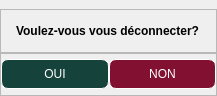
<?xml version="1.0" encoding="UTF-8"?>
<ui version="4.0">
 <class>Deconnexion</class>
 <widget class="QWidget" name="Deconnexion">
  <property name="geometry">
   <rect>
    <x>0</x>
    <y>0</y>
    <width>217</width>
    <height>96</height>
   </rect>
  </property>
  <property name="windowTitle">
   <string>Form</string>
  </property>
  <layout class="QVBoxLayout" name="verticalLayout">
   <property name="spacing">
    <number>0</number>
   </property>
   <property name="leftMargin">
    <number>0</number>
   </property>
   <property name="topMargin">
    <number>9</number>
   </property>
   <property name="rightMargin">
    <number>0</number>
   </property>
   <property name="bottomMargin">
    <number>0</number>
   </property>
   <item>
    <widget class="QFrame" name="frame_2">
     <property name="frameShape">
      <enum>QFrame::Shape::StyledPanel</enum>
     </property>
     <property name="frameShadow">
      <enum>QFrame::Shadow::Raised</enum>
     </property>
     <layout class="QHBoxLayout" name="horizontalLayout_2">
      <property name="spacing">
       <number>0</number>
      </property>
      <property name="leftMargin">
       <number>0</number>
      </property>
      <property name="topMargin">
       <number>0</number>
      </property>
      <property name="rightMargin">
       <number>0</number>
      </property>
      <property name="bottomMargin">
       <number>0</number>
      </property>
      <item>
       <spacer name="horizontalSpacer">
        <property name="orientation">
         <enum>Qt::Orientation::Horizontal</enum>
        </property>
        <property name="sizeHint" stdset="0">
         <size>
          <width>40</width>
          <height>20</height>
         </size>
        </property>
       </spacer>
      </item>
      <item>
       <widget class="QLabel" name="label">
        <property name="font">
         <font>
          <bold>true</bold>
         </font>
        </property>
        <property name="text">
         <string>Voulez-vous vous déconnecter?</string>
        </property>
       </widget>
      </item>
      <item>
       <spacer name="horizontalSpacer_2">
        <property name="orientation">
         <enum>Qt::Orientation::Horizontal</enum>
        </property>
        <property name="sizeHint" stdset="0">
         <size>
          <width>40</width>
          <height>20</height>
         </size>
        </property>
       </spacer>
      </item>
     </layout>
    </widget>
   </item>
   <item>
    <widget class="QFrame" name="frame">
     <property name="maximumSize">
      <size>
       <width>217</width>
       <height>43</height>
      </size>
     </property>
     <property name="frameShape">
      <enum>QFrame::Shape::StyledPanel</enum>
     </property>
     <property name="frameShadow">
      <enum>QFrame::Shadow::Raised</enum>
     </property>
     <layout class="QHBoxLayout" name="horizontalLayout">
      <property name="spacing">
       <number>0</number>
      </property>
      <property name="leftMargin">
       <number>0</number>
      </property>
      <property name="topMargin">
       <number>0</number>
      </property>
      <property name="rightMargin">
       <number>0</number>
      </property>
      <property name="bottomMargin">
       <number>0</number>
      </property>
      <item>
       <widget class="QPushButton" name="btnOui">
        <property name="cursor">
         <cursorShape>PointingHandCursor</cursorShape>
        </property>
        <property name="styleSheet">
         <string notr="true">QPushButton{
	border: 1px solid white;
	border-radius: 7px;
	background-color: #16423C;
	color:white;
	padding: 7px;
}
QPushButton:hover{
	background-color: #6A9C89;
}</string>
        </property>
        <property name="text">
         <string>OUI</string>
        </property>
       </widget>
      </item>
      <item>
       <widget class="QPushButton" name="btnNon">
        <property name="cursor">
         <cursorShape>PointingHandCursor</cursorShape>
        </property>
        <property name="styleSheet">
         <string notr="true">QPushButton{
	border: 1px solid white;
	border-radius: 7px;
	background-color: #821131;
	color:white;
	padding: 7px;
}
QPushButton:hover{
	background-color: #C7253E;
}</string>
        </property>
        <property name="text">
         <string>NON</string>
        </property>
       </widget>
      </item>
     </layout>
    </widget>
   </item>
  </layout>
 </widget>
 <resources/>
 <connections/>
</ui>
